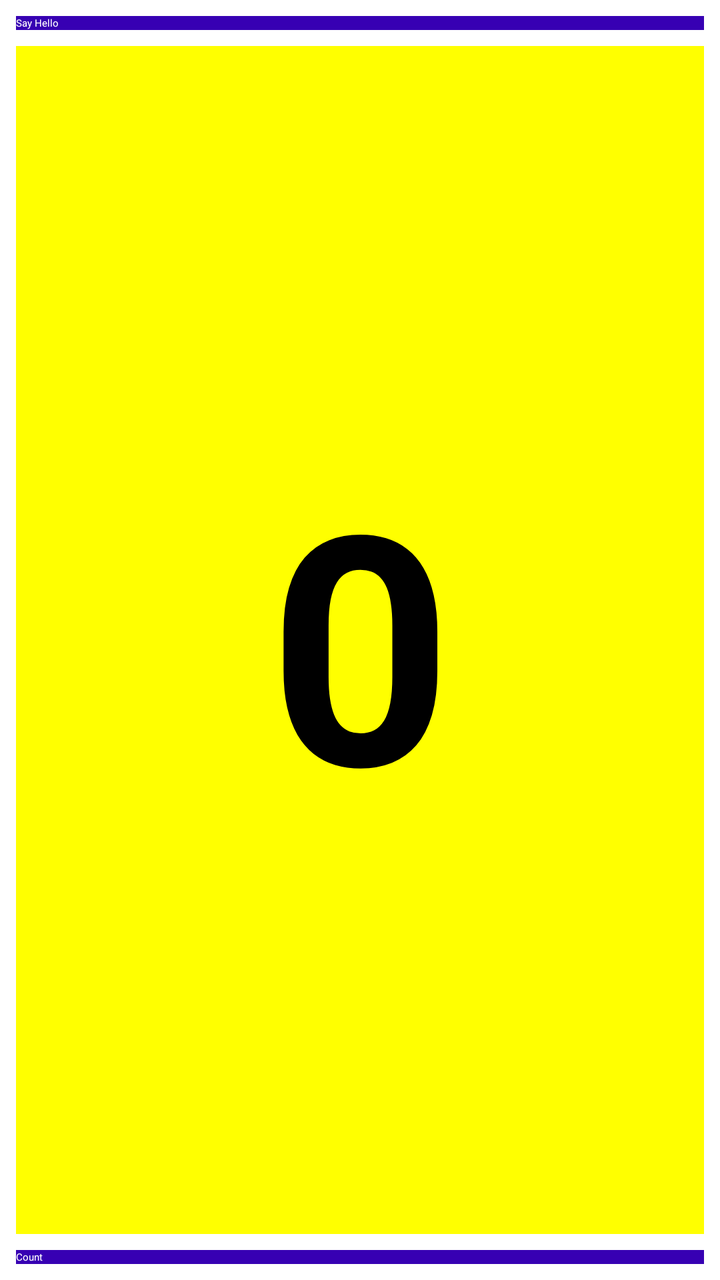
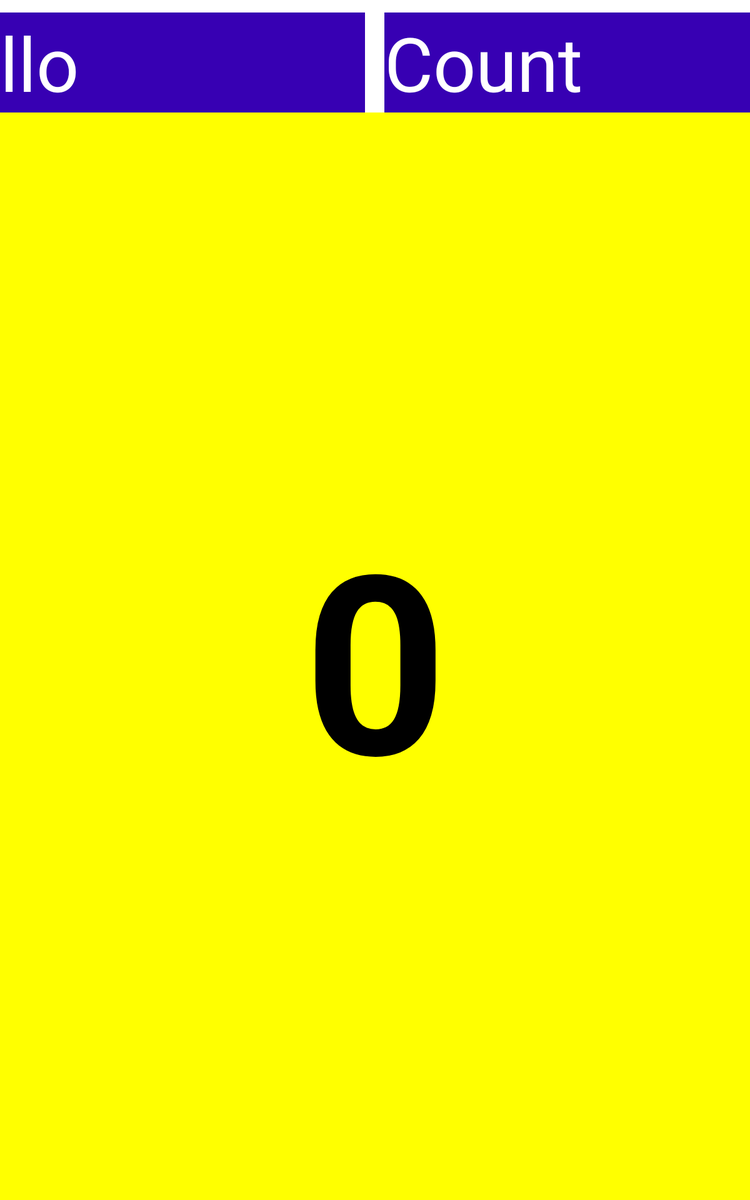

First picture: res/layout/ on a phone held upright. Second picture: the repository's own variant of that layout, on a device whose configuration matches the variant's folder. Source for both follows.
<!-- AndroidManifest.xml: application theme Theme.HelloToast -->
<!-- res/layout/activity_main.xml -->
<?xml version="1.0" encoding="utf-8"?>
<androidx.constraintlayout.widget.ConstraintLayout xmlns:android="http://schemas.android.com/apk/res/android"
    xmlns:app="http://schemas.android.com/apk/res-auto"
    xmlns:tools="http://schemas.android.com/tools"
    android:layout_width="match_parent"
    android:layout_height="match_parent"
    tools:context=".MainActivity">

    <Button
        android:id="@+id/button_toast"
        android:layout_width="0dp"
        android:layout_height="wrap_content"
        android:layout_marginEnd="8dp"
        android:layout_marginStart="8dp"
        android:layout_marginTop="8dp"
        android:onClick="showToast"
        android:background="@color/purple_700"
        android:text="@string/button_label_toast"
        android:textColor="@android:color/white"
        app:layout_constraintEnd_toEndOf="parent"
        app:layout_constraintStart_toStartOf="parent"
        app:layout_constraintTop_toTopOf="parent" />

    <Button
        android:id="@+id/button_count"
        android:layout_width="0dp"
        android:layout_height="wrap_content"
        android:layout_marginBottom="8dp"
        android:layout_marginEnd="8dp"
        android:layout_marginStart="8dp"
        android:background="@color/purple_700"
        android:onClick="countUp"
        android:text="@string/button_label_count"
        android:textColor="@android:color/white"
        app:layout_constraintBottom_toBottomOf="parent"
        app:layout_constraintEnd_toEndOf="parent"
        app:layout_constraintStart_toStartOf="parent" />

    <TextView
        android:id="@+id/show_count"
        android:layout_width="0dp"
        android:layout_height="0dp"
        android:layout_marginBottom="8dp"
        android:layout_marginEnd="8dp"
        android:layout_marginStart="8dp"
        android:layout_marginTop="8dp"
        android:background="#FFFF00"
        android:gravity="center_vertical"
        android:text="@string/count_initial_value"
        android:textAlignment="center"
        android:textSize="160sp"
        android:textStyle="bold"
        app:layout_constraintBottom_toTopOf="@+id/button_count"
        app:layout_constraintEnd_toEndOf="parent"
        app:layout_constraintStart_toStartOf="parent"
        app:layout_constraintTop_toBottomOf="@+id/button_toast"
        tools:ignore="RtlCompat" />
</androidx.constraintlayout.widget.ConstraintLayout>
<!-- resources referenced by this layout -->
<resources>
  <color name="purple_700">#FF3700B3</color>
  <string name="button_label_count">Count</string>
  <string name="button_label_toast">Say Hello</string>
  <string name="count_initial_value">0</string>
</resources>
<!-- res/layout-sw600dp/activity_main.xml (the repository's variant of the layout above) -->
<!-- drawn on a 7-inch tablet held upright -->
<?xml version="1.0" encoding="utf-8"?>
<androidx.constraintlayout.widget.ConstraintLayout xmlns:android="http://schemas.android.com/apk/res/android"
    xmlns:app="http://schemas.android.com/apk/res-auto"
    xmlns:tools="http://schemas.android.com/tools"
    android:layout_width="match_parent"
    android:layout_height="match_parent"
    tools:context=".MainActivity">

    <Button
        android:id="@+id/button_toast"
        android:layout_width="478dp"
        android:layout_height="wrap_content"
        android:layout_marginTop="10dp"
        android:layout_marginEnd="16dp"
        android:background="@color/purple_700"
        android:onClick="showToast"
        android:text="@string/button_label_toast"
        android:textColor="@color/white"
        android:textSize="60sp"
        app:layout_constraintEnd_toStartOf="@+id/button_count"
        app:layout_constraintStart_toStartOf="parent"
        app:layout_constraintTop_toTopOf="parent" />

    <Button
        android:id="@+id/button_count"
        android:layout_width="479dp"
        android:layout_height="wrap_content"
        android:background="@color/purple_700"
        android:onClick="countUp"
        android:text="@string/button_label_count"
        android:textColor="@android:color/white"
        android:textSize="60sp"
        app:layout_constraintBaseline_toBaselineOf="@+id/button_toast"
        app:layout_constraintEnd_toEndOf="parent"
        app:layout_constraintStart_toEndOf="@+id/button_toast" />

    <TextView
        android:id="@+id/show_count"
        android:layout_width="0dp"
        android:layout_height="0dp"
        android:background="#FFFF00"
        android:gravity="center_vertical"
        android:text="@string/count_initial_value"
        android:textAlignment="center"
        android:textSize="200sp"
        android:textStyle="bold"
        app:layout_constraintBottom_toBottomOf="parent"
        app:layout_constraintEnd_toEndOf="parent"
        app:layout_constraintHorizontal_bias="0.0"
        app:layout_constraintStart_toStartOf="parent"
        app:layout_constraintTop_toBottomOf="@+id/button_toast"
        app:layout_constraintVertical_bias="0.0"
        tools:ignore="RtlCompat" />
</androidx.constraintlayout.widget.ConstraintLayout>
<!-- resources referenced by the variant -->
<!-- as a 7-inch tablet held upright resolves them -->
<resources>
  <color name="purple_700">#FF3700B3</color>
  <color name="white">#FFFFFFFF</color>
  <string name="button_label_count">Count</string>
  <string name="button_label_toast">Say Hello</string>
  <string name="count_initial_value">0</string>
</resources>
